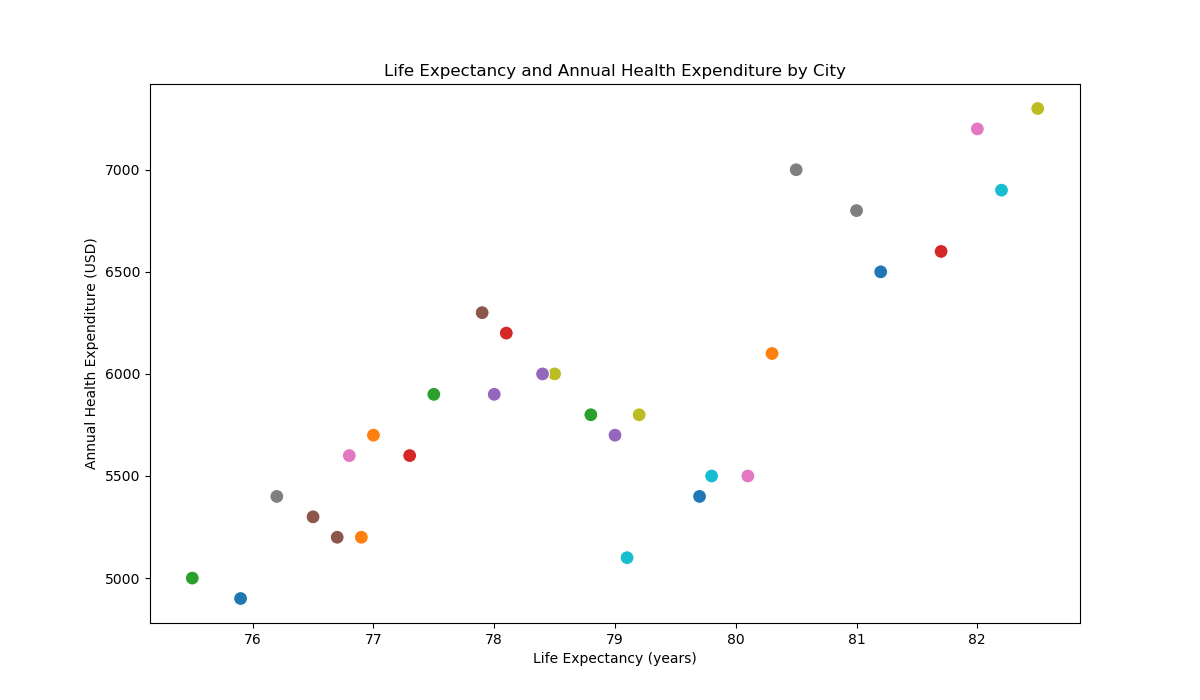

Write Python code to recreate this figure.

import pandas as pd
import seaborn as sns
import matplotlib.pyplot as plt

data = {
    "City": ["New York", "Los Angeles", "Chicago", "Houston", "Phoenix", 
             "Philadelphia", "San Antonio", "San Diego", "Dallas", "San Jose",
             "Austin", "Jacksonville", "Fort Worth", "Columbus", "Charlotte",
             "Indianapolis", "Seattle", "Denver", "Boston", "El Paso",
             "Detroit", "Nashville", "Memphis", "Portland", "Las Vegas", 
             "Louisville", "Baltimore", "Milwaukee", "Albuquerque", "Tucson"],
    "LifeExpectancy": [81.2, 80.3, 77.5, 78.1, 79.0, 
                       77.9, 80.1, 81.0, 78.5, 82.2, 
                       79.7, 76.9, 78.8, 77.3, 78.4, 
                       76.5, 82.0, 80.5, 82.5, 79.1, 
                       75.9, 77.0, 75.5, 81.7, 78.0, 
                       76.7, 76.8, 76.2, 79.2, 79.8],
    "AnnualHealthExpenditure": [6500, 6100, 5900, 6200, 5700, 
                                6300, 5500, 6800, 6000, 6900, 
                                5400, 5200, 5800, 5600, 6000, 
                                5300, 7200, 7000, 7300, 5100, 
                                4900, 5700, 5000, 6600, 5900, 
                                5200, 5600, 5400, 5800, 5500]
}

df = pd.DataFrame(data)

plt.figure(figsize=(12, 7))

scatter_plot = sns.scatterplot(x="LifeExpectancy", y="AnnualHealthExpenditure", data=df, s=100,
                               palette=["#1f77b4", "#ff7f0e", "#2ca02c", "#d62728", "#9467bd", 
                                        "#8c564b", "#e377c2", "#7f7f7f", "#bcbd22", "#17becf"],
                               hue="City", legend=False)

scatter_plot.set_title("Life Expectancy and Annual Health Expenditure by City")
scatter_plot.set_xlabel("Life Expectancy (years)")
scatter_plot.set_ylabel("Annual Health Expenditure (USD)")

plt.show()
